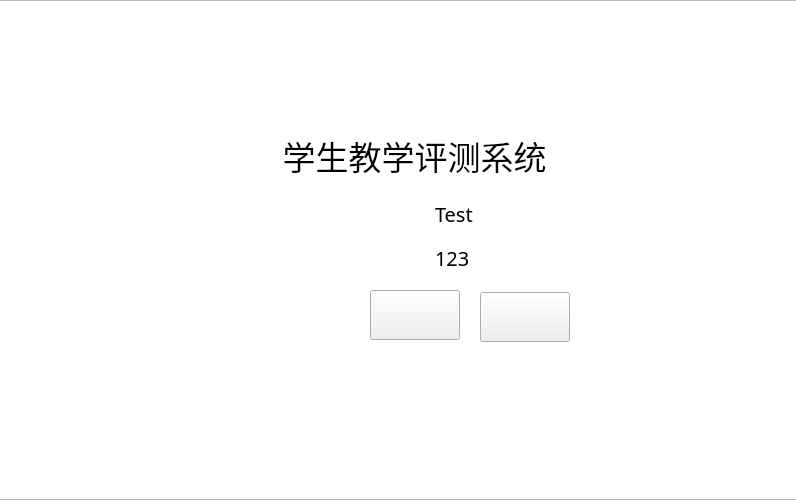
<?xml version="1.0" encoding="UTF-8"?>
<ui version="4.0">
 <class>EvaluationClass</class>
 <widget class="QMainWindow" name="EvaluationClass">
  <property name="geometry">
   <rect>
    <x>0</x>
    <y>0</y>
    <width>796</width>
    <height>500</height>
   </rect>
  </property>
  <property name="font">
   <font>
    <family>微软雅黑</family>
   </font>
  </property>
  <property name="windowTitle">
   <string>评测软件</string>
  </property>
  <property name="autoFillBackground">
   <bool>false</bool>
  </property>
  <property name="styleSheet">
   <string notr="true"/>
  </property>
  <widget class="QWidget" name="centralWidget">
   <widget class="QLineEdit" name="stuNameEdit">
    <property name="geometry">
     <rect>
      <x>433</x>
      <y>203</y>
      <width>141</width>
      <height>21</height>
     </rect>
    </property>
    <property name="font">
     <font>
      <family>微软雅黑</family>
      <pointsize>15</pointsize>
     </font>
    </property>
    <property name="styleSheet">
     <string notr="true">background:rgba(0,255,0,0);
border:rgba(0,255,0,0);</string>
    </property>
    <property name="text">
     <string>Test</string>
    </property>
    <property name="maxLength">
     <number>12</number>
    </property>
   </widget>
   <widget class="QLineEdit" name="stuNoEdit">
    <property name="geometry">
     <rect>
      <x>433</x>
      <y>247</y>
      <width>141</width>
      <height>21</height>
     </rect>
    </property>
    <property name="font">
     <font>
      <family>微软雅黑</family>
      <pointsize>15</pointsize>
     </font>
    </property>
    <property name="styleSheet">
     <string notr="true">background:rgba(0,255,0,0);
border:rgba(0,255,0,0);</string>
    </property>
    <property name="text">
     <string>123</string>
    </property>
    <property name="maxLength">
     <number>12</number>
    </property>
   </widget>
   <widget class="QLabel" name="label">
    <property name="geometry">
     <rect>
      <x>370</x>
      <y>193</y>
      <width>51</width>
      <height>40</height>
     </rect>
    </property>
    <property name="styleSheet">
     <string notr="true">font: 15pt &quot;微软雅黑&quot;;
color:rgb(255, 255, 255);
</string>
    </property>
    <property name="text">
     <string>姓名：</string>
    </property>
   </widget>
   <widget class="QLabel" name="label_2">
    <property name="geometry">
     <rect>
      <x>370</x>
      <y>237</y>
      <width>51</width>
      <height>40</height>
     </rect>
    </property>
    <property name="styleSheet">
     <string notr="true">background:rgba(0,255,0,0);
font: 15pt &quot;微软雅黑&quot;;
color:rgb(255, 255, 255);</string>
    </property>
    <property name="text">
     <string>学号：</string>
    </property>
   </widget>
   <widget class="QGraphicsView" name="graphicsView">
    <property name="geometry">
     <rect>
      <x>-1</x>
      <y>0</y>
      <width>800</width>
      <height>500</height>
     </rect>
    </property>
    <property name="styleSheet">
     <string notr="true">border-image: url(:/Evaluation/background.jpg);</string>
    </property>
   </widget>
   <widget class="QPushButton" name="startBtn">
    <property name="geometry">
     <rect>
      <x>370</x>
      <y>290</y>
      <width>90</width>
      <height>50</height>
     </rect>
    </property>
    <property name="styleSheet">
     <string notr="true">border-image: url(:/Evaluation/btn_test.png);</string>
    </property>
    <property name="text">
     <string/>
    </property>
   </widget>
   <widget class="QPushButton" name="exitBtn">
    <property name="geometry">
     <rect>
      <x>480</x>
      <y>292</y>
      <width>90</width>
      <height>50</height>
     </rect>
    </property>
    <property name="styleSheet">
     <string notr="true">border-image: url(:/Evaluation/btn_exit.png);</string>
    </property>
    <property name="text">
     <string/>
    </property>
   </widget>
   <widget class="QLabel" name="label_3">
    <property name="geometry">
     <rect>
      <x>234</x>
      <y>130</y>
      <width>361</width>
      <height>51</height>
     </rect>
    </property>
    <property name="font">
     <font>
      <family>微软雅黑</family>
      <pointsize>25</pointsize>
     </font>
    </property>
    <property name="styleSheet">
     <string notr="true"/>
    </property>
    <property name="text">
     <string>学生教学评测系统</string>
    </property>
    <property name="alignment">
     <set>Qt::AlignCenter</set>
    </property>
   </widget>
   <zorder>graphicsView</zorder>
   <zorder>stuNameEdit</zorder>
   <zorder>stuNoEdit</zorder>
   <zorder>label</zorder>
   <zorder>label_2</zorder>
   <zorder>startBtn</zorder>
   <zorder>exitBtn</zorder>
   <zorder>label_3</zorder>
  </widget>
 </widget>
 <layoutdefault spacing="6" margin="11"/>
 <resources>
  <include location="evaluation.qrc"/>
 </resources>
 <connections/>
</ui>
